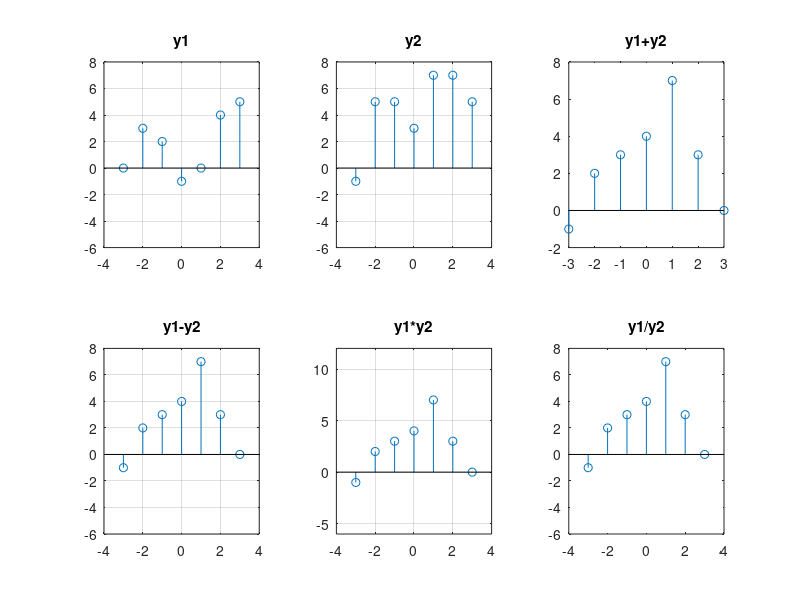

This chart was generated by the following MATLAB code:
clc;
clear all;
close all;

n1=-3:2;
x1=[-1,2,3,4,7,3];
n2=-2:3; 
x2=[3,2,-1,0,4,5];

n = min(n1(1),n2(1)):max(n1(end),n2(end));
y1=zeros (1, length (n))
y1 (find(n>=n1 (1)&(n<=n1(end))))=x1; 

y2=zeros(1,length(n))
y2(find(n>=n2(1)&(n<=n2 (end))))=x2;

y_add =y1+y2; 
y_sub=y1-y2;
y_mul=y1.*y2;
y_div=y1./y2; 

title('y1')
subplot (2,3,1)
stem (n,y1) 
grid on

title('y2')
axis ([-4 4 -6 8])
subplot (2,3,1)
stem (n, y2) 
grid on
 
title('y1')
axis ([-4 4 -6 8])
subplot (2,3,2) 
stem (n, y_add)
grid on

title('y2') 
axis ([-4 4 -6 8])


subplot(2,3,3) 
stem (n,y1)
title('y1+y2')
subplot (2,3,4) 
stem (n,y1)
grid on 

title('y1-y2')
axis ([-4 4 -6 8])

subplot (2,3,5)
stem (n,y1)
grid on

title('y1*y2') 
axis ([-4 4 -6 12])

subplot (2, 3, 6)
stem (n,y1)

title('y1/y2')
axis ([-4 4 -6 8])